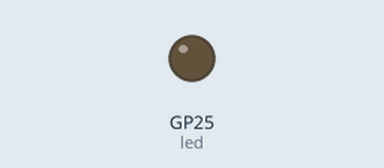
A program run on a simulated Raspberry Pi Pico running MicroPython. Shown: output pins drawn as LEDs (lit = HIGH). What the program prints to the serial console is not drawn. At 0.1 s the program stops and its outputs stay as they are.

Above: at 0.1 s.
Timing chart, 0 to 1.6 s (numbered marks = the images above):
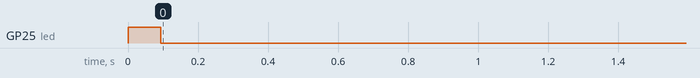

Measured:
- by itself, GP25 (led): LOW → HIGH at 0.00 s, → LOW 0.09 s later

The program:

pi.py
```python
import math
from machine import Pin


multi = 0
def factorial(numero):
    if numero <= 0:
        return 1
    global multi
    factorial = 1
    while numero > 0:
        factorial = factorial * numero
        multi += 1
        numero -= 1
    return factorial

def elevado(n,i):
    z = 1
    global multi
    for k in range(1,i+1):
        multi += 1
        z = z * n
    return z

def calcular_pi(k):
    suma = 0
    global multi
    for n in range(1,k+1):
        multi += 1
        a1 = factorial(2*n)
        a2 = elevado(16,n)
        a3 = elevado(factorial(n),2)
        multi += 1
        b1 = a1 / (a2 * a3)
        multi += 1
        b2 = 1 / (2 * n + 1)
        multi += 1
        z = b1 * b2
        suma += z
    multi += 1
    pi = 3 * (1 + suma)
    return pi

led = Pin("LED", Pin.OUT)
led.value(1)

for i in range(1,17):
    print(i, calcular_pi(i),"(",multi,")")
    multi = 0

print("  ",math.pi)

led.value(0)
```
